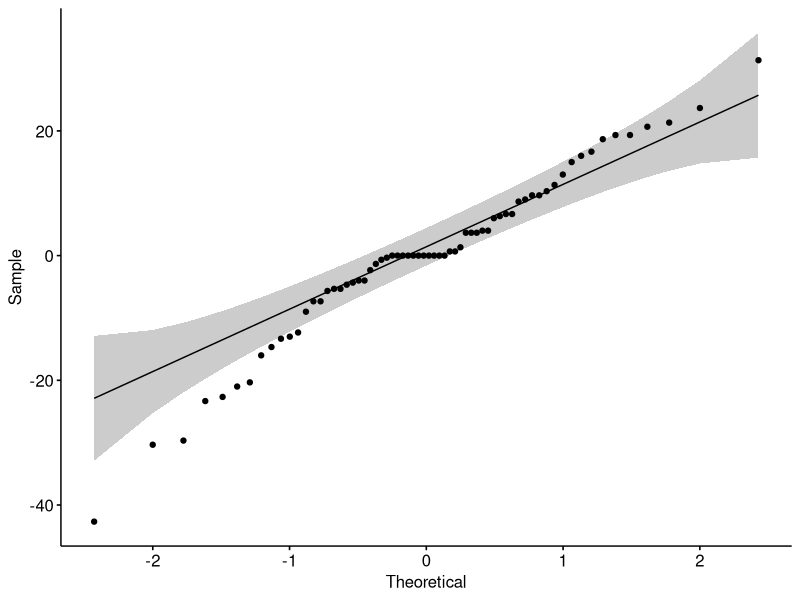
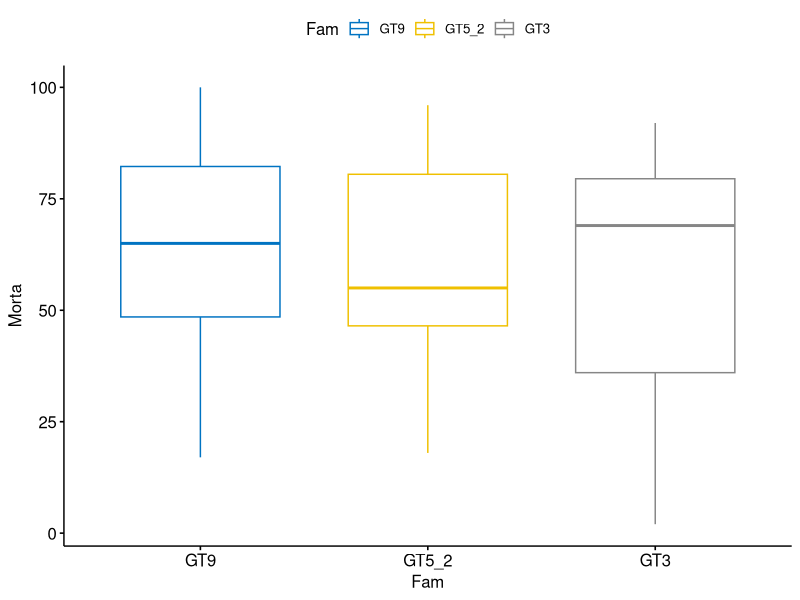
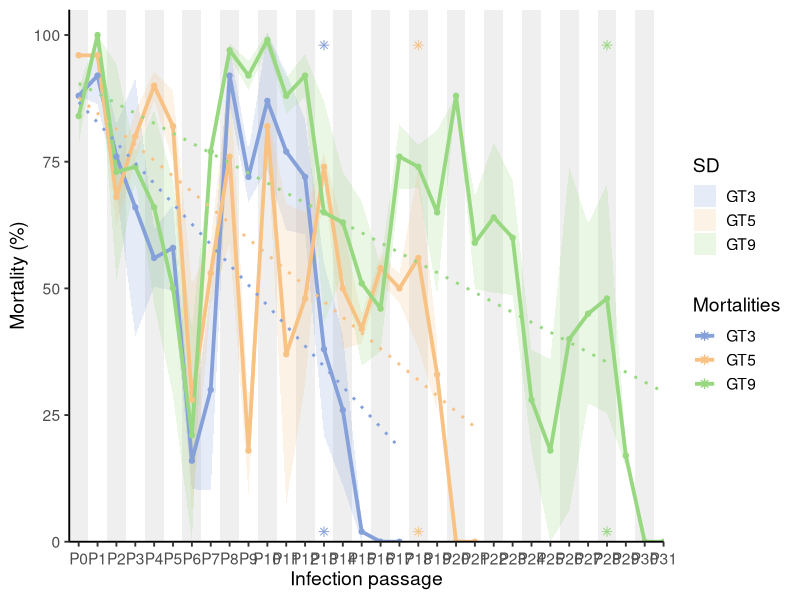

These charts were generated, in order, by the following R code: (Note: this script raises an error after producing the figures.)
#!/usr/bin/Rscript
##title: "analysis of mortalities and load viral in mantle"
##Figures: Fig3 and FigS2
##author: "Pelletier Camille"
#date: 12/11/2026


'%!in%' <- function(x,y)!('%in%'(x,y))
options( "digits"=3)

###################################### Function to install / load package if it's not installed ###############################################
ipak <- function(pkg){
  new.pkg <- pkg[!(pkg %in% installed.packages()[, "Package"])]
  if (length(new.pkg)) 
    install.packages(new.pkg, dependencies = TRUE)
  sapply(pkg, require, character.only = TRUE)
}

ipak(unique(
  c( "ggplot2", "tidyr","ggpubr","tidyverse","rstatix","dplyr","grid" ,"ggpmisc", "corrplot", "patchwork") 
) )


addline_format <- function(x,...){
  gsub('//s','/n',x)
}

###################################### MORTALITIES ###############################################
#------------------------------------------------------------------import mortality datas---------------------------------------------------------------------

mortalities<- read.csv2("./data_mortality.csv", header=T)
data_morta_replicats <- read.csv2("./pourcentages_mortalites_proxy_replicates.csv", header=T, row.names =1)
viralLoad<- read.csv2("./load_viral_TR463.csv", header=F)
meanViralLoad<- read.csv2("./load_viral_moyen_TR463.csv", header=T) 


#------------------------------------------------------------------prepare datas------------------------------------------------------------------------------
mat_mortalities <- matrix(data=0,nrow=nrow(mortalities)*(ncol(mortalities)-1),ncol=4)
colnames(mat_mortalities) <- c("Fam_Gen", "Fam", "Gen", "Morta")

compteur=1
for (i in 1:nrow(mortalities)){
  Fam_i <- mortalities[i,1]
  for (j in 2:ncol(mortalities)){
    Gen_name <- colnames(mortalities)[j]
    Gen_i <- mortalities[i,j]
    
    mat_mortalities[compteur,1] <- paste0(Fam_i,"_",Gen_name)
    mat_mortalities[compteur,4] <- Gen_i
    mat_mortalities[compteur,2] <- Fam_i
    mat_mortalities[compteur,3] <-Gen_name
    compteur <- compteur+1
  }
  
}


mat_mortalities <- na.omit(as.data.frame(mat_mortalities))
mat_mortalities <- as.data.frame(mat_mortalities)
mat_mortalities$Morta <- as.numeric(mat_mortalities$Morta)
mat_mortalities <- mat_mortalities[mat_mortalities[,4]!=0,]


#------------------------------------------------------------------test for significance----------------------------------------------------------------------


kruskal.test(Morta ~ Gen, data = mat_mortalities)
kruskal.test(Morta ~ Fam, data = mat_mortalities)



# Construct linear model
model  <- lm(Morta ~ Gen, data = mat_mortalities)
# QQ plot of residus
ggqqplot(residuals(model))

# Normality test of Shapiro-Wilk
shapiro_test(residuals(model))


summary_stats_morta_gen<- mat_mortalities %>% group_by(Gen) %>% get_summary_stats(Morta, type="mean_sd")
summary_stats_morta_fam<- mat_mortalities %>% group_by(Fam) %>% get_summary_stats(Morta, type="mean_sd")


bxp <- ggboxplot(
  mat_mortalities, x = "Fam", y = "Morta",
  color = "Fam", palette = "jco"
)

bxp



mat_mortalities$Gen <- as.numeric(gsub("G", "", mat_mortalities$Gen))
mat_mortalities$Fam <- gsub("GT", "", mat_mortalities$Fam) 
mat_mortalities$Fam <- as.numeric(gsub("_2", "", mat_mortalities$Fam)) 

res.aov1 <- mat_mortalities %>% anova_test(Morta ~ Fam*Gen)
res.aov1

#-----------------------------------------------------------plot datas-----------------------------------------------------------------------------------

# convert table to data frame
mortalities <- as.data.frame(data_morta_replicats)


# Time
G <- as.numeric(gsub("G", "", colnames(mortalities)))

# compute standard deviation
calc_sd <- function(r1, r2) {
  apply(rbind(r1, r2), 2, sd, na.rm = TRUE)
}


df <- bind_rows(
  data.frame(G = G, GT = "GT3",
             mean = as.numeric(mortalities["GT3", ]),
             sd   = calc_sd(mortalities["GT3_R1", ], mortalities["GT3_R2", ])),
  data.frame(G = G, GT = "GT5",
             mean = as.numeric(mortalities["GT5", ]),
             sd   = calc_sd(mortalities["GT5_R1", ], mortalities["GT5_R2", ])),
  data.frame(G = G, GT = "GT9",
             mean = as.numeric(mortalities["GT9", ]),
             sd   = calc_sd(mortalities["GT9_R1", ], mortalities["GT9_R2", ]))
) %>%
  filter(!is.na(mean)) %>% mutate(sd = ifelse(!is.na(sd) & sd > mean, mean, sd))




bg <- data.frame(
  xmin = seq(-0.5, max(G), by = 2),
  xmax = seq(0.5, max(G) + 1, by = 2)
)

last_points <- df %>%
  group_by(GT) %>%
  filter((GT == "GT3" & G == 13) |
           (GT == "GT5" & G == 18) |
           (GT == "GT9" & G == 28))



plotA <- ggplot() +
  geom_rect(data = bg,
            aes(xmin = xmin, xmax = xmax, ymin = -Inf, ymax = Inf),
            fill = "grey90", alpha = 0.6) +
  # ± SD
  geom_ribbon(data = df,
              aes(x = G, ymin = mean - sd, ymax = mean + sd, fill = GT),
              alpha = 0.2) +
  
  # Courbes de mortalité
  geom_line(data = df,
            aes(x = G, y = mean, color = GT, group = GT),
            linewidth = 1.3) +
  geom_point(data = df,
             aes(x = G, y = mean, color = GT),
             size = 1.5)+
  
  # Courbes de tendance
  geom_smooth(data = df,
              aes(x = G, y = mean, color = GT, group = GT),
              method = "lm", se = FALSE, linetype = "dotted", linewidth = 1) +
  
  # Étoiles bas
  geom_point(data = last_points,
             aes(x = G, y = 2, color = GT), shape = 8,
             size = 2) +
  
  # Étoiles haut
  geom_point(data = last_points,
             aes(x = G, y = 98, color = GT), shape = 8,
             size = 2) +
  
  # Scales
    scale_y_continuous(limits = c(0, 105), expand = c(0, 0)) +
  scale_x_continuous(
    breaks = seq(0, max(df$G)),     
    labels = paste0("P", seq(0, max(df$G))), 
    expand = c(0,0)
  )+
  scale_color_manual(
    values = c("GT3" = "#86a1da", "GT5" = "#f8c284", "GT9" = "#98d881", 
               name="Last sequenced samples")
  ) +
  scale_fill_manual(
    values = c("GT3" = "#86a1da", "GT5" = "#f8c284", "GT9" = "#98d881"),
    name = "SD"
  ) +
  scale_shape_manual(
    values = c("GT3" = 8, "GT5" = 8, "GT9" = 8),
    name = "Last sequenced samples"
  ) +
  
  labs(
    x = "Infection passage",
    y = "Mortality (%)",
    color = "Mortalities",
    fill  = "Mortalities"
  ) +
  
  theme_classic(base_size = 14) +
  theme(
    legend.position = "right",
    axis.text.x = element_text(angle = 0, vjust = 0.5)
  )

plotA

#----------------------with tendency curves for each replicates 
# Data frame long
df <- bind_rows(
  data.frame(G = G, GT = "GT3_R1",
             mean = as.numeric(mortalities["GT3_R1", ]),
             sd   = calc_sd(mortalities["GT3_R1", ], mortalities["GT3_R2", ])),
  data.frame(G = G, GT = "GT3_R2",
             mean = as.numeric(mortalities["GT3_R2", ]),
             sd   = calc_sd(mortalities["GT3_R1", ], mortalities["GT3_R2", ])),
  data.frame(G = G, GT = "GT5_R1",
             mean = as.numeric(mortalities["GT5_R1", ]),
             sd   = calc_sd(mortalities["GT5_R1", ], mortalities["GT5_R2", ])),
  data.frame(G = G, GT = "GT5_R2",
             mean = as.numeric(mortalities["GT5_R2", ]),
             sd   = calc_sd(mortalities["GT5_R1", ], mortalities["GT5_R2", ])),
  data.frame(G = G, GT = "GT9_R1",
             mean = as.numeric(mortalities["GT9_R1", ]),
             sd   = calc_sd(mortalities["GT9_R1", ], mortalities["GT9_R2", ])),
  data.frame(G = G, GT = "GT9_R2",
             mean = as.numeric(mortalities["GT9_R2", ]),
             sd   = calc_sd(mortalities["GT9_R1", ], mortalities["GT9_R2", ]))
) %>%
  filter(!is.na(mean)) %>% mutate(sd = ifelse(!is.na(sd) & sd > mean, mean, sd))


  
plotSA1 <- ggplot() +
  geom_rect(data = bg,
            aes(xmin = xmin, xmax = xmax, ymin = -Inf, ymax = Inf),
            fill = "grey90", alpha = 0.6) +
  
  # Courbes de mortalité
  geom_line(data = df,
            aes(x = G, y = mean, color = GT, group = GT),
            linewidth = 1.3) +
  geom_point(data = df,
             aes(x = G, y = mean, color = GT),
             size = 1.5) +
    # Courbes de tendance
  geom_smooth(data = df,
              aes(x = G, y = mean, color = GT, group = GT),
              method = "lm", se = FALSE, linetype = "dotted", linewidth = 1) +
  
  # Équations + R²
  stat_poly_eq(
    data = df,
    aes(x = G, y = mean, color = GT,
        label = paste0(
          "atop(",
          after_stat(eq.label), ", ",
          after_stat(rr.label),
          ")")),
    formula = y ~ x,
    parse = TRUE,
    size = 3,
    label.x = "right",
    label.y =  "top",
  )+
  
  # Étoiles bas
  geom_point(data = last_points,
             aes(x = G, y = 2, color = GT), shape = 8,
             size = 2) +
  
  # Étoiles haut
  geom_point(data = last_points,
             aes(x = G, y = 98, color = GT), shape = 8,
             size = 2) +
  
  # Scales
  scale_y_continuous(limits = c(0, 105), expand = c(0, 0)) +
  scale_x_continuous(
    breaks = seq(0, max(df$G)),     
    labels = paste0("P", seq(0, max(df$G))), 
    expand = c(0,0)
  )+
  scale_color_manual(
    values = c("GT3_R1" = "steelblue1", "GT3_R2" = "deepskyblue4", "GT5_R1" = "lightsalmon","GT5_R2" = "coral",  "GT9_R1" = "darkseagreen2", "GT9_R2" = "darkseagreen4", 
               name="Last sequenced samples")
  ) +
  scale_fill_manual(
    values = c("GT3_R1" = "steelblue1", "GT3_R2" = "deepskyblue4", "GT5_R1" = "lightsalmon","GT5_R2" = "coral",  "GT9_R1" = "darkseagreen2", "GT9_R2" = "darkseagreen4"),
    name = "SD"
  ) +
  scale_shape_manual(
    values = c("GT3" = 8, "GT5" = 8, "GT9" = 8),
    name = "Last sequenced samples"
  ) +
  
  labs(
    x = "Infection passage",
    y = "Mortality (%)",
    color = "Mortalities",
    fill  = "Mortalities"
  ) +
  
  theme_classic(base_size = 14) +
  theme(
    legend.position = "right",
    axis.text.x = element_text(angle = 0, vjust = 0.5)
  )


plotSA1

#----------------------------------analysis of global co-variance of mortality rates --------------------------------
# Remove the first three rows (GT9, GT5, GT3) to keep only replicates
replicates_only <- mortalities[-c(1:3), ]

# Sort the rows alphabetically by row names
replicates_only <- replicates_only[order(rownames(replicates_only)),]

# Rename the rows with new labels for clarity
rownames(replicates_only) <- c("FA_R1", "FA_R2", "C_R1", "C_R2", "NFA_R1", "NFA_R2")

# Transpose the table so that columns represent replicates
mortality_t <- t(replicates_only)

# Calculate the global correlation matrix between replicates, ignoring NA values
cor_global <- cor(mortality_t, use = "pairwise.complete.obs")
print("Global correlation matrix:")
print(cor_global)

# Visualize the global correlation matrix using corrplot
# - method = "color" for a colored heatmap
# - addCoef.col = "black" to display correlation values on the plot
# - number.cex controls the size of the displayed coefficients
# - tl.col and tl.srt set label color and rotation
# - col defines a custom gradient from coral → yellow → green
# - title and mar set the plot title and margins

plotSA2 <- corrplot(cor_global, method = "color", addCoef.col = "black", number.cex = 0.6,
         tl.col = "black", tl.srt = 45, 
         col = colorRampPalette(c("snow4", "lightgoldenrodyellow", "plum4"))(200), 
         title = "", mar=c(0,0,2,0))

# Récupérer les données du corrplot
df_corr <- plotSA2$corrPos

# Recréer la matrice de corrélation
# Reproduire exactement ta palette
palette_corr <- colorRampPalette(
  c("snow4", "lightgoldenrodyellow", "plum4")
)(200)

# Créer le corrplot avec ggplot2
plotSA2_gg <- ggplot(
  df_corr,
  aes(x = xName, y = yName, fill = corr)
) +
  geom_tile(
    color = "white",
    linewidth = 0.5
  ) +
  geom_text(
    aes(label = sprintf("%.2f", corr)),
    color = "black",
    size = 3
  ) +
  scale_fill_gradientn(
    colours = palette_corr,
    limits = c(-1, 1),
    name = "Correlation"
  ) +
  scale_x_discrete(
    limits = colnames(cor_global)
  ) +
  scale_y_discrete(
    limits = rev(rownames(cor_global))
  ) +
  coord_fixed() +
  theme_minimal() +
  theme(
    axis.title = element_blank(),
    axis.text.x = element_text(
      angle = 45,
      hjust = 1,
      color = "black"
    ),
    axis.text.y = element_text(color = "black"),
    panel.grid = element_blank(),
    plot.margin = margin(2, 2, 2, 2)
  )


plotSA2_gg <- plotSA2_gg +
  coord_cartesian() +
  theme(
    plot.margin = margin(5, 5, 5, 5)
  )

# Assembler les deux graphiques verticalement
Figure_supp <- wrap_plots(
  plotSA1,
  plotSA2_gg,
  ncol = 1,
  heights = c(1.3, 1)
)

Figure_supp
ggsave(
  "FigureS2.pdf",
  plot = figure_supp,
  width = 8,
  height = 12,
  units = "in"
)
###################################### VIRAL LOAD ###############################################

#------------------------------------------------------------------prepare datas--------------------------------------------------------------------------

viralLoad_family <- viralLoad %>% 
  tidyr::separate(V1, c("Family","Replicate"), sep =c("_") ,remove = FALSE) %>%
  dplyr::mutate(param= glue::glue("{Family}_{V2}"))


#------------------------------------------------------------------plot datas--------------------------------------------------------------------------

plotB <- ggplot(viralLoad_family, aes(x=V2, y=V3, fill=Family)) + scale_y_continuous(trans='log10') +
  geom_boxplot(position=position_dodge(1))+  scale_x_discrete(limits=c("G0", "G5", "G10","G13","G15","G18","G20","G24","G28")) +
  geom_dotplot(binaxis='y', stackdir='center', dotsize=0.5,
               position=position_dodge(1)) +scale_fill_manual(values=c("#0033FF", "#FF9933", "#99CC00"))+
  geom_line(data = meanViralLoad[meanViralLoad$Family == "GT3",], 
            mapping = aes(x = Generation, y = Load, group=1),color="#0033FF", linewidth=2)+
  geom_line(data = meanViralLoad[meanViralLoad$Family == "GT5",], 
            mapping = aes(x = Generation, y = Load, group=1),color="#FF9933", linewidth=2)+
  geom_line(data = meanViralLoad[meanViralLoad$Family == "GT9",], 
            mapping = aes(x = Generation, y = Load, group=1),color="#99CC00", linewidth=2) + 
  ggtitle("") +
  xlab("Infection generation") + ylab("log10(Viral copy number/ng of DNA") + theme_classic()


plotB

#------------------------------------------------------------------test for significance----------------------------------------------------------------------

# Construct linear model
model1 <- lm(V3 ~ V2, data = viralLoad_family)
model2  <- lm(V3 ~ Family, data = viralLoad_family)
# QQ plot of residus
ggqqplot(residuals(model1))
ggqqplot(residuals(model2))
# Normality test of Shapiro-Wilk
shapiro_test(residuals(model1))
shapiro_test(residuals(model2))

kruskal.test(V3 ~ V2, data = viralLoad_family)
kruskal.test(V3 ~ Family, data = viralLoad_family)


summary_stats_loadVir_gen<- viralLoad_family %>% group_by(V2) %>% get_summary_stats(V3, type="mean_sd")
summary_stats_loadVir_fam<- viralLoad_family %>% group_by(Family) %>% get_summary_stats(V3, type="mean_sd")
summary_stats_loadVir_fam_Gen<- viralLoad_family %>% group_by(Family,V2) %>% get_summary_stats(V3, type="mean_sd")

res.aov2 <- viralLoad_family %>% anova_test(V3 ~ Family*V2)
res.aov2




anova_mat<- rbind(res.aov1, res.aov2)
anova_mat[1,1] <- "Mortalities ~ oyster populations"
anova_mat[2,1] <- "Mortalities ~ infection generations"
anova_mat[3,1] <- "Mortalities ~ oyster populations*infection generations"
anova_mat[4,1] <- "Viral DNA copy number ~ oyster populations"
anova_mat[5,1] <- "Viral DNA copy number ~ infection generations"
anova_mat[6,1] <- "Viral DNA copy number ~ oyster populations*infection generations"
anova_mat
#---------------------------------------------------------------plot global--------------------------------------------------------------

figure_global <- plotA / plotB +
  plot_layout(heights = c(1, 1.5))
figure_global

ggsave(
  "Figure3.pdf",
  plot = figure_global,
  width = 8,
  height = 12,
  units = "in"
)
